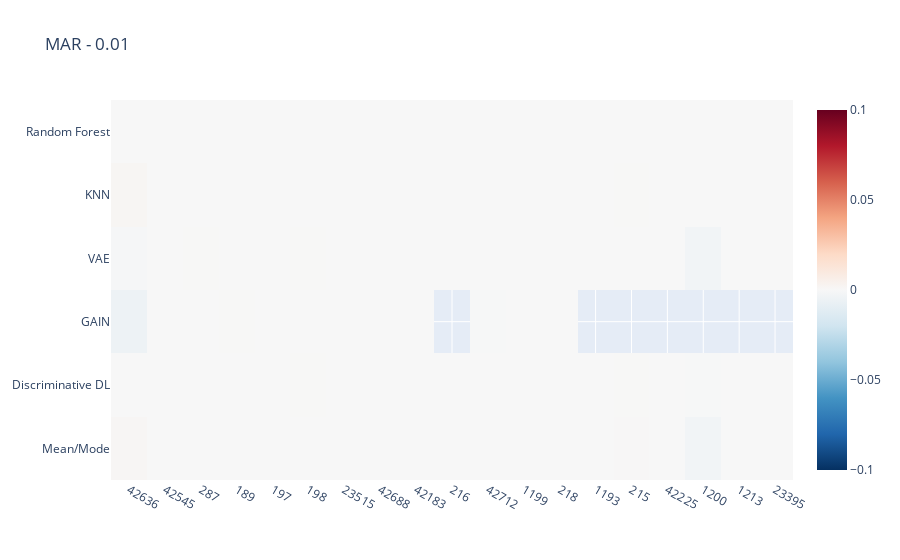
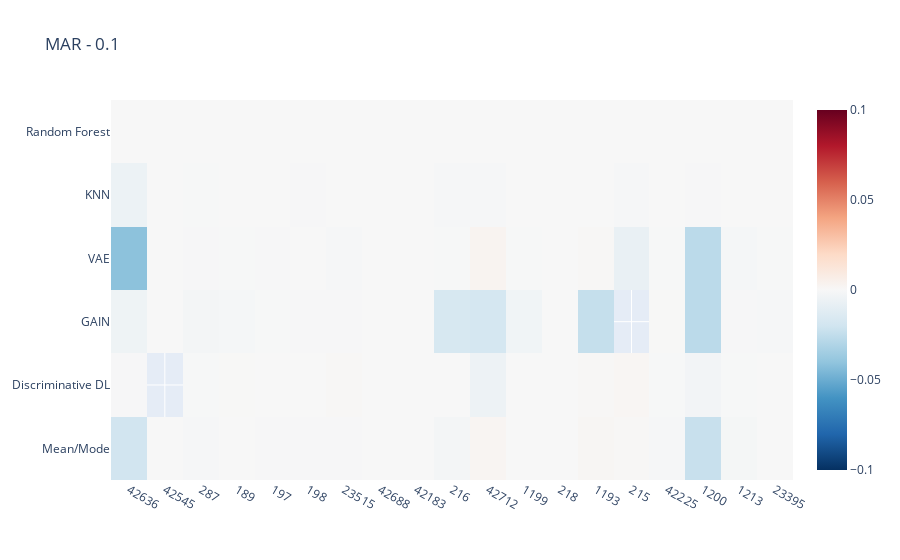
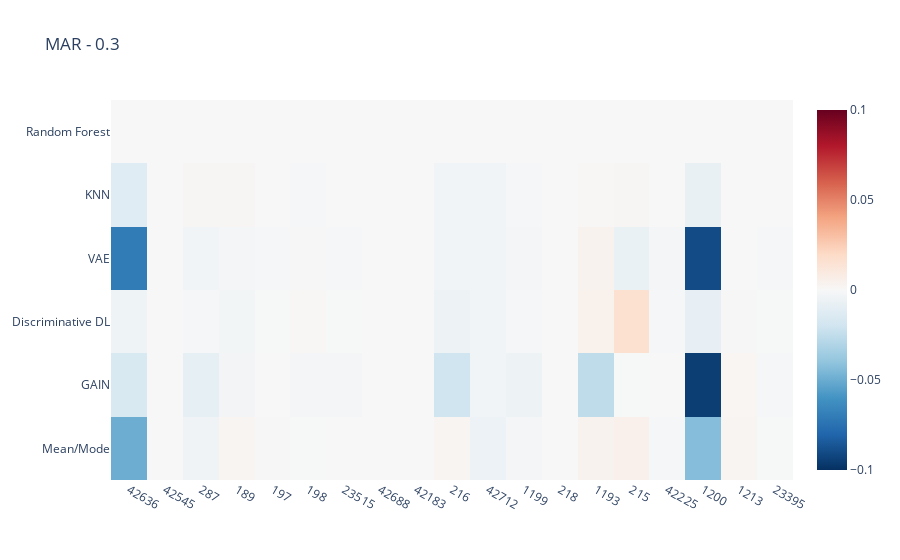
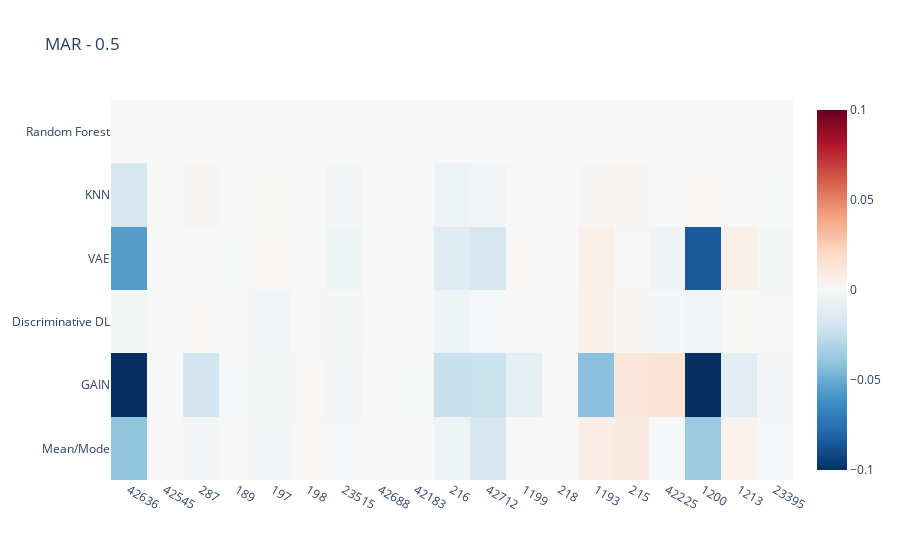

Source (notebook cell) for these figures, in order:
### Code cell
# Heatmap for RMSE differences in Percentage for each data constellation for each method relative to average best imputation method

heatmap_data_difference = heatmap_data_difference.astype({"Task":"string"})
data_constellations = ['MAR - 0.01', 'MAR - 0.1', 'MAR - 0.3', 'MAR - 0.5', 'MCAR - 0.01', 'MCAR - 0.1', 'MCAR - 0.3', 'MCAR - 0.5', 'MNAR - 0.01', 'MNAR - 0.1', 'MNAR - 0.3', 'MNAR - 0.5']
for i in data_constellations:
    data_constel = heatmap_data_difference.loc[df_heat['Data_Constellation'] == i]

    ### uncomment whatever you want to investigate

    ## sort by amount datapoints (ascending)
    data_constel = data_constel.sort_values(by=['NumberOfInstances'])

    ## sort by amount of features (ascending)
    #data_constel = data_constel.sort_values(by=['NumberOfFeatures'])

    ## sort by amount of datapoints and features (ascending)
    #data_constel = data_constel.sort_values(by=['NumberOfInstances', 'NumberOfFeatures'])

    ## sort by amount of categorical features and datapoints (ascending)
    #data_constel = data_constel.sort_values(by=['NumberOfCategoricalFeatures', 'NumberOfInstances'])

    ## sort by amount of numerical features and datapoints (ascending)
    #data_constel = data_constel.sort_values(by=['NumberOfNumericFeatures', 'NumberOfInstances'])
    
    Dataset_number = data_constel["Task"]
    Imputation_Method = data_constel["Imputation_Method"]
    Improvement = data_constel["Performance Difference to Average Best in Percent"]
    

    trace = go.Heatmap(
                   z=Improvement,
                   x=Dataset_number,
                   y=Imputation_Method,
                   type = 'heatmap',
                    autocolorscale= False,
                    colorscale = 'RdBu_r',
                    zmid=0,
                    zmin=(-0.1),
                    zmax=0.1,
                    )
    data = [trace]
    fig = go.Figure(data=data)
    fig.update_layout(
        title=i,
        xaxis_nticks=36)
    fig.show()
    fig.write_image("regression_heatmap_f1_score_improvement_to_avbest%s.pdf" %i)

### Figure 1 — Plotly figure (JSON) as saved in the notebook; plotly's stock layout.template omitted (floating-point values rounded to 4 significant figures)
{"data": [{"autocolorscale": false, "colorscale": [[0, "rgb(5,48,97)"], [0.1, "rgb(33,102,172)"], [0.2, "rgb(67,147,195)"], [0.3, "rgb(146,197,222)"], [0.4, "rgb(209,229,240)"], [0.5, "rgb(247,247,247)"], [0.6, "rgb(253,219,199)"], [0.7, "rgb(244,165,130)"], [0.8, "rgb(214,96,77)"], [0.9, "rgb(178,24,43)"], [1, "rgb(103,0,31)"]], "type": "heatmap", "x": ["42636", "42636", "42636", "42636", "42636", "42636", "42545", "42545", "42545", "42545", "42545", "42545", "287", "287", "287", "287", "287", "287", "189", "197", "189", "189", "189", "189", "189", "197", "197", "197", "197", "197", "198", "198", "198", "198", "198", "198", "23515", "23515", "23515", "23515", "23515", "23515", "42688", "42688", "42688", "42688", "42688", "42688", "42183", "42183", "42183", "42183", "42183", "42183", "216", "216", "216", "216", "216", "42712", "42712", "42712", "42712", "42712", "42712", "1199", "1199", "1199", "1199", "1199", "1199", "218", "218", "218", "218", "218", "218", "1193", "1193", "1193", "1193", "1193", "215", "215", "215", "215", "215", "42225", "42225", "42225", "42225", "42225", "1200", "1200", "1200", "1200", "1200", "1213", "1213", "1213", "1213", "1213", "23395", "23395", "23395", "23395", "23395"], "y": ["Mean/Mode", "Discriminative DL", "GAIN", "VAE", "KNN", "Random Forest", "KNN", "Mean/Mode", "VAE", "GAIN", "Random Forest", "Discriminative DL", "Discriminative DL", "KNN", "Mean/Mode", "VAE", "Random Forest", "GAIN", "Random Forest", "VAE", "KNN", "Mean/Mode", "VAE", "GAIN", "Discriminative DL", "Random Forest", "KNN", "Discriminative DL", "GAIN", "Mean/Mode", "Discriminative DL", "Random Forest", "KNN", "Mean/Mode", "VAE", "GAIN", "Discriminative DL", "GAIN", "Mean/Mode", "VAE", "Random Forest", "KNN", "Random Forest", "Discriminative DL", "KNN", "GAIN", "VAE", "Mean/Mode", "VAE", "Random Forest", "KNN", "Mean/Mode", "Discriminative DL", "GAIN", "Random Forest", "KNN", "Mean/Mode", "VAE", "Discriminative DL", "Random Forest", "KNN", "Mean/Mode", "VAE", "Discriminative DL", "GAIN", "VAE", "Random Forest", "KNN", "Mean/Mode", "GAIN", "Discriminative DL", "Random Forest", "KNN", "Mean/Mode", "VAE", "GAIN", "Discriminative DL", "Discriminative DL", "KNN", "Random Forest", "VAE", "Mean/Mode", "Discriminative DL", "VAE", "Mean/Mode", "KNN", "Random Forest", "Mean/Mode", "VAE", "Discriminative DL", "Random Forest", "KNN", "Mean/Mode", "Random Forest", "KNN", "VAE", "Discriminative DL", "Random Forest", "KNN", "Mean/Mode", "VAE", "Discriminative DL", "Random Forest", "KNN", "Discriminative DL", "Mean/Mode", "VAE"], "z": [0.001333, 4.469e-05, -0.005143, -0.001222, 0.001518, 0, -1.365e-07, 5.603e-08, 1.217e-06, 2.73e-07, 0, 9.617e-07, -3.438e-05, 0.0001559, -0.0001195, 0.0002261, 0, 0.0001949, 0, -0.0001027, -0.0001893, -0.0001169, -0.0001309, 0.0003559, -0.0001436, 0, -3.367e-06, 5.336e-06, -3.805e-05, -0.0001076, 0.000237, 0, 4.193e-05, 0.0001488, 0.00023, -0.0001532, 6.612e-06, -0.0001626, -3.232e-05, -2.411e-05, 0, 1.515e-05, 0, -3.496e-10, -2.878e-10, 2.103e-10, -5.901e-10, -1.272e-09, 4.225e-06, 0, -5.313e-07, 6.747e-07, 6.566e-06, 2.811e-05, 0, 4.787e-05, -0.0001285, 6.195e-06, 0.0002075, 0, -0.0001282, 3.582e-05, -0.0001075, -0.0001539, -0.0003795, -0.0001158, 0, 8.341e-05, -1.267e-05, -3.765e-06, -4.914e-05, 0, 8.573e-10, 1.155e-09, 1.268e-09, 2.917e-10, 2.879e-09, 0.000159, 7.748e-05, 0, 9.759e-05, 0.0001982, 0.0002168, -0.0002438, 0.0003663, 0.0002675, 0, -6.036e-05, -1.3e-05, -6.744e-07, 0, 8.147e-07, -0.003229, 0, -0.0001227, -0.003375, -0.0002751, 0, 6.016e-06, 7.001e-05, 2.991e-05, 1.902e-05, 0, -2.262e-05, -4.441e-06, -2.597e-05, -1.165e-05], "zmax": 0.1, "zmid": 0, "zmin": -0.1}], "layout": {"title": {"text": "MAR - 0.01"}, "xaxis": {"nticks": 36}}}

### Figure 2 — Plotly figure (JSON) as saved in the notebook; plotly's stock layout.template omitted (floating-point values rounded to 4 significant figures)
{"data": [{"autocolorscale": false, "colorscale": [[0, "rgb(5,48,97)"], [0.1, "rgb(33,102,172)"], [0.2, "rgb(67,147,195)"], [0.3, "rgb(146,197,222)"], [0.4, "rgb(209,229,240)"], [0.5, "rgb(247,247,247)"], [0.6, "rgb(253,219,199)"], [0.7, "rgb(244,165,130)"], [0.8, "rgb(214,96,77)"], [0.9, "rgb(178,24,43)"], [1, "rgb(103,0,31)"]], "type": "heatmap", "x": ["42636", "42636", "42636", "42636", "42636", "42636", "42545", "42545", "42545", "42545", "42545", "287", "287", "287", "287", "287", "287", "189", "197", "189", "197", "197", "197", "197", "189", "197", "189", "189", "189", "198", "198", "198", "198", "198", "198", "23515", "23515", "23515", "23515", "23515", "23515", "42688", "42688", "42688", "42688", "42688", "42688", "42183", "42183", "42183", "42183", "42183", "42183", "216", "216", "216", "216", "216", "216", "42712", "42712", "42712", "42712", "42712", "42712", "1199", "1199", "1199", "1199", "1199", "1199", "218", "218", "218", "218", "218", "218", "1193", "1193", "1193", "1193", "1193", "1193", "215", "215", "215", "215", "215", "42225", "42225", "42225", "42225", "42225", "42225", "1200", "1200", "1200", "1200", "1200", "1200", "1213", "1213", "1213", "1213", "1213", "1213", "23395", "23395", "23395", "23395", "23395", "23395"], "y": ["Mean/Mode", "Discriminative DL", "GAIN", "VAE", "KNN", "Random Forest", "KNN", "Mean/Mode", "VAE", "GAIN", "Random Forest", "VAE", "GAIN", "Random Forest", "KNN", "Discriminative DL", "Mean/Mode", "Random Forest", "VAE", "Discriminative DL", "Random Forest", "KNN", "Mean/Mode", "GAIN", "GAIN", "Discriminative DL", "Mean/Mode", "KNN", "VAE", "KNN", "Mean/Mode", "Discriminative DL", "VAE", "GAIN", "Random Forest", "Mean/Mode", "GAIN", "Discriminative DL", "VAE", "Random Forest", "KNN", "KNN", "Random Forest", "Discriminative DL", "Mean/Mode", "GAIN", "VAE", "VAE", "Random Forest", "KNN", "Mean/Mode", "GAIN", "Discriminative DL", "Discriminative DL", "KNN", "Mean/Mode", "VAE", "Random Forest", "GAIN", "Random Forest", "KNN", "Mean/Mode", "VAE", "Discriminative DL", "GAIN", "KNN", "Mean/Mode", "VAE", "GAIN", "Discriminative DL", "Random Forest", "Random Forest", "KNN", "Mean/Mode", "VAE", "GAIN", "Discriminative DL", "GAIN", "VAE", "Discriminative DL", "KNN", "Random Forest", "Mean/Mode", "Discriminative DL", "VAE", "Mean/Mode", "KNN", "Random Forest", "Random Forest", "KNN", "Mean/Mode", "VAE", "Discriminative DL", "GAIN", "Mean/Mode", "Random Forest", "KNN", "VAE", "GAIN", "Discriminative DL", "GAIN", "Mean/Mode", "VAE", "Random Forest", "KNN", "Discriminative DL", "Discriminative DL", "GAIN", "VAE", "Mean/Mode", "KNN", "Random Forest"], "z": [-0.01972, -0.0007346, -0.004683, -0.04132, -0.00563, 0, -1.077e-06, -1.207e-07, 6.523e-05, -1.976e-06, 0, -0.0006482, -0.002262, 0, -0.0002662, -0.0003708, -0.0009049, 0, -0.0006626, 0.0002697, 0, -7.489e-05, -0.0007386, -0.0003985, -0.00136, -4.604e-05, 0.0001885, -8.86e-05, -0.0002876, -0.0006286, -0.000622, -0.0002363, 7.651e-05, -0.0006848, 0, -0.0007569, -0.0007031, 0.0006751, -0.0009758, 0, -0.0001428, -2.266e-09, 0, 6.864e-09, -3.909e-09, 2.044e-08, -5.273e-09, 2.99e-05, 0, 3.021e-05, 1.969e-05, 0.0001426, -2.888e-08, 0.0001107, -0.001036, -0.00209, -0.0003819, 0, -0.01709, 0, -0.0008057, 0.002246, 0.002716, -0.005055, -0.01791, -3.836e-05, -0.0002596, -0.0004136, -0.003597, 0.0001161, 0, 0, 1.851e-09, -2.922e-08, -2.577e-09, -3.014e-08, -1.236e-08, -0.02393, 0.0007892, 0.001008, -1.115e-05, 0, 0.001501, 0.001737, -0.007558, 0.0006818, -0.0009901, 0, 0, -4.238e-05, -0.0009625, -0.000481, -0.0003079, 0.0002696, -0.02297, 0, -0.0005976, -0.02704, -0.02705, -0.00279, -0.0006291, -0.001559, -0.001386, 0, -0.0002174, -0.0002769, -2.784e-05, -0.001138, -0.000342, -0.0001284, -0.0001551, 0], "zmax": 0.1, "zmid": 0, "zmin": -0.1}], "layout": {"title": {"text": "MAR - 0.1"}, "xaxis": {"nticks": 36}}}

### Figure 3 — Plotly figure (JSON) as saved in the notebook; plotly's stock layout.template omitted (floating-point values rounded to 4 significant figures)
{"data": [{"autocolorscale": false, "colorscale": [[0, "rgb(5,48,97)"], [0.1, "rgb(33,102,172)"], [0.2, "rgb(67,147,195)"], [0.3, "rgb(146,197,222)"], [0.4, "rgb(209,229,240)"], [0.5, "rgb(247,247,247)"], [0.6, "rgb(253,219,199)"], [0.7, "rgb(244,165,130)"], [0.8, "rgb(214,96,77)"], [0.9, "rgb(178,24,43)"], [1, "rgb(103,0,31)"]], "type": "heatmap", "x": ["42636", "42636", "42636", "42636", "42636", "42636", "42545", "42545", "42545", "42545", "42545", "42545", "287", "287", "287", "287", "287", "287", "189", "197", "189", "189", "189", "189", "189", "197", "197", "197", "197", "197", "198", "198", "198", "198", "198", "198", "23515", "23515", "23515", "23515", "23515", "23515", "42688", "42688", "42688", "42688", "42688", "42688", "42183", "42183", "42183", "42183", "42183", "42183", "216", "216", "216", "216", "216", "216", "42712", "42712", "42712", "42712", "42712", "42712", "1199", "1199", "1199", "1199", "1199", "1199", "218", "218", "218", "218", "218", "218", "1193", "1193", "1193", "1193", "1193", "1193", "215", "215", "215", "215", "215", "215", "42225", "42225", "42225", "42225", "42225", "42225", "1200", "1200", "1200", "1200", "1200", "1200", "1213", "1213", "1213", "1213", "1213", "1213", "23395", "23395", "23395", "23395", "23395", "23395"], "y": ["Mean/Mode", "GAIN", "Discriminative DL", "VAE", "KNN", "Random Forest", "KNN", "Mean/Mode", "VAE", "GAIN", "Random Forest", "Discriminative DL", "VAE", "GAIN", "Random Forest", "KNN", "Discriminative DL", "Mean/Mode", "Random Forest", "VAE", "KNN", "Mean/Mode", "VAE", "GAIN", "Discriminative DL", "Random Forest", "KNN", "Discriminative DL", "GAIN", "Mean/Mode", "Discriminative DL", "Random Forest", "KNN", "Mean/Mode", "VAE", "GAIN", "Discriminative DL", "GAIN", "Mean/Mode", "VAE", "Random Forest", "KNN", "KNN", "Random Forest", "Discriminative DL", "GAIN", "Mean/Mode", "VAE", "Mean/Mode", "Random Forest", "KNN", "VAE", "GAIN", "Discriminative DL", "GAIN", "VAE", "Random Forest", "KNN", "Discriminative DL", "Mean/Mode", "Random Forest", "KNN", "Mean/Mode", "VAE", "Discriminative DL", "GAIN", "Random Forest", "KNN", "Mean/Mode", "VAE", "GAIN", "Discriminative DL", "Random Forest", "KNN", "Mean/Mode", "VAE", "GAIN", "Discriminative DL", "KNN", "VAE", "Mean/Mode", "GAIN", "Random Forest", "Discriminative DL", "Discriminative DL", "GAIN", "VAE", "Mean/Mode", "KNN", "Random Forest", "Random Forest", "KNN", "Mean/Mode", "VAE", "GAIN", "Discriminative DL", "Mean/Mode", "Random Forest", "KNN", "VAE", "GAIN", "Discriminative DL", "GAIN", "Mean/Mode", "VAE", "Random Forest", "KNN", "Discriminative DL", "Discriminative DL", "GAIN", "VAE", "Mean/Mode", "KNN", "Random Forest"], "z": [-0.04962, -0.01607, -0.004541, -0.07071, -0.01277, 0, 7.219e-06, 1.202e-06, -6.048e-06, 4.323e-05, 0, -1.246e-05, -0.003449, -0.009187, 0, 0.001615, -0.001299, -0.00415, 0, -0.0009433, 0.001304, 0.002178, -0.001892, -0.002882, -0.002525, 0, 0.0001949, -0.0004334, 8.463e-05, -0.0007339, 0.0006453, 0, -0.001262, -0.0005098, -0.0006992, -0.002122, -0.0003424, -0.001828, 0.0001828, -0.001209, 0, 0.0001557, 5.694e-09, 0, -4.428e-09, -4.798e-08, 4.367e-08, 1.31e-08, 2.514e-05, 0, 6.639e-06, -3.724e-05, -4.251e-05, -1.732e-05, -0.02, -0.003029, 0, -0.003182, -0.005347, 0.002305, 0, -0.003591, -0.005999, -0.003203, -0.003762, -0.003813, 0, -0.001355, -0.001998, -0.001772, -0.005234, -0.0009248, 0, -2.978e-08, -9.119e-08, -8.677e-08, -4.703e-08, -5.294e-08, 0.0006376, 0.003561, 0.003315, -0.02576, 0, 0.004431, 0.01584, -0.0004622, -0.007147, 0.005154, 0.00131, 0, 0, -0.0002241, -0.001359, -0.002255, -9.942e-06, -0.0009468, -0.04323, 0, -0.008106, -0.09002, -0.09533, -0.008405, 0.001733, 0.00233, -5.368e-05, 0, -7.585e-06, 0.0004753, -0.0004277, -0.0008723, -0.0008177, -0.0004344, 2.132e-06, 0], "zmax": 0.1, "zmid": 0, "zmin": -0.1}], "layout": {"title": {"text": "MAR - 0.3"}, "xaxis": {"nticks": 36}}}

### Figure 4 — Plotly figure (JSON) as saved in the notebook; plotly's stock layout.template omitted (floating-point values rounded to 4 significant figures)
{"data": [{"autocolorscale": false, "colorscale": [[0, "rgb(5,48,97)"], [0.1, "rgb(33,102,172)"], [0.2, "rgb(67,147,195)"], [0.3, "rgb(146,197,222)"], [0.4, "rgb(209,229,240)"], [0.5, "rgb(247,247,247)"], [0.6, "rgb(253,219,199)"], [0.7, "rgb(244,165,130)"], [0.8, "rgb(214,96,77)"], [0.9, "rgb(178,24,43)"], [1, "rgb(103,0,31)"]], "type": "heatmap", "x": ["42636", "42636", "42636", "42636", "42636", "42636", "42545", "42545", "42545", "42545", "42545", "42545", "287", "287", "287", "287", "287", "287", "189", "197", "189", "189", "189", "189", "189", "197", "197", "197", "197", "197", "198", "198", "198", "198", "198", "198", "23515", "23515", "23515", "23515", "23515", "23515", "42688", "42688", "42688", "42688", "42688", "42688", "42183", "42183", "42183", "42183", "42183", "42183", "216", "216", "216", "216", "216", "216", "42712", "42712", "42712", "42712", "42712", "42712", "1199", "1199", "1199", "1199", "1199", "1199", "218", "218", "218", "218", "218", "218", "1193", "1193", "1193", "1193", "1193", "1193", "215", "215", "215", "215", "215", "215", "42225", "42225", "42225", "42225", "42225", "42225", "1200", "1200", "1200", "1200", "1200", "1200", "1213", "1213", "1213", "1213", "1213", "1213", "23395", "23395", "23395", "23395", "23395", "23395"], "y": ["Mean/Mode", "GAIN", "Discriminative DL", "VAE", "KNN", "Random Forest", "KNN", "Mean/Mode", "VAE", "GAIN", "Random Forest", "Discriminative DL", "VAE", "GAIN", "Random Forest", "KNN", "Discriminative DL", "Mean/Mode", "Random Forest", "VAE", "KNN", "Mean/Mode", "VAE", "GAIN", "Discriminative DL", "Random Forest", "KNN", "Discriminative DL", "GAIN", "Mean/Mode", "Discriminative DL", "Random Forest", "KNN", "Mean/Mode", "VAE", "GAIN", "Discriminative DL", "GAIN", "Mean/Mode", "VAE", "Random Forest", "KNN", "KNN", "Random Forest", "Discriminative DL", "GAIN", "Mean/Mode", "VAE", "Mean/Mode", "Random Forest", "KNN", "VAE", "GAIN", "Discriminative DL", "GAIN", "VAE", "Random Forest", "KNN", "Discriminative DL", "Mean/Mode", "Random Forest", "KNN", "Mean/Mode", "VAE", "Discriminative DL", "GAIN", "Random Forest", "KNN", "Mean/Mode", "VAE", "GAIN", "Discriminative DL", "Random Forest", "KNN", "Mean/Mode", "VAE", "GAIN", "Discriminative DL", "KNN", "VAE", "Mean/Mode", "GAIN", "Random Forest", "Discriminative DL", "Discriminative DL", "GAIN", "VAE", "Mean/Mode", "KNN", "Random Forest", "Random Forest", "KNN", "Mean/Mode", "VAE", "GAIN", "Discriminative DL", "Mean/Mode", "Random Forest", "KNN", "VAE", "GAIN", "Discriminative DL", "GAIN", "Mean/Mode", "VAE", "Random Forest", "KNN", "Discriminative DL", "Discriminative DL", "GAIN", "VAE", "Mean/Mode", "KNN", "Random Forest"], "z": [-0.0401, -0.1428, -0.001529, -0.05577, -0.01629, 0, 8.207e-06, -1.145e-05, -3.681e-05, 0.0001632, 0, -0.0001081, -0.000168, -0.01962, 0, 0.00205, 0.0008059, -0.00242, 0, 0.0009503, 0.0001356, 0.0004573, -0.0002931, -0.001304, 0.0004889, 0, 0.0002592, -0.003309, -0.001604, -0.002788, 0.0004466, 0, -6.352e-05, 0.0006438, 0.0003627, 0.0009054, -0.00151, -0.002748, -0.0007945, -0.00489, 0, -0.002391, 9.597e-09, 0, 4.058e-08, -1.021e-07, 4.924e-08, 3.7e-08, -7e-06, 0, 1.723e-05, 0.0001234, -0.0003885, -3.357e-06, -0.0224, -0.0124, 0, -0.005519, -0.004774, -0.005166, 0, -0.003627, -0.01723, -0.01744, -0.001099, -0.02214, 0, 0.0005245, 1.583e-05, 0.0009955, -0.008807, 0.0004431, 0, 3.11e-07, 3.059e-07, 9.924e-08, 9.898e-07, 3.3e-07, 0.001359, 0.006329, 0.007039, -0.04165, 0, 0.005355, 0.002166, 0.01223, 0.0003834, 0.009042, 0.002436, 0, 0, -1.372e-05, -0.001214, -0.004063, 0.01419, -0.002, -0.0367, 0, 0.0009481, -0.08411, -0.1009, -0.003449, -0.01167, 0.003783, 0.005798, 0, 0.0004594, 0.000249, -0.0007791, -0.001872, -0.001516, -0.001217, -0.0005538, 0], "zmax": 0.1, "zmid": 0, "zmin": -0.1}], "layout": {"title": {"text": "MAR - 0.5"}, "xaxis": {"nticks": 36}}}
